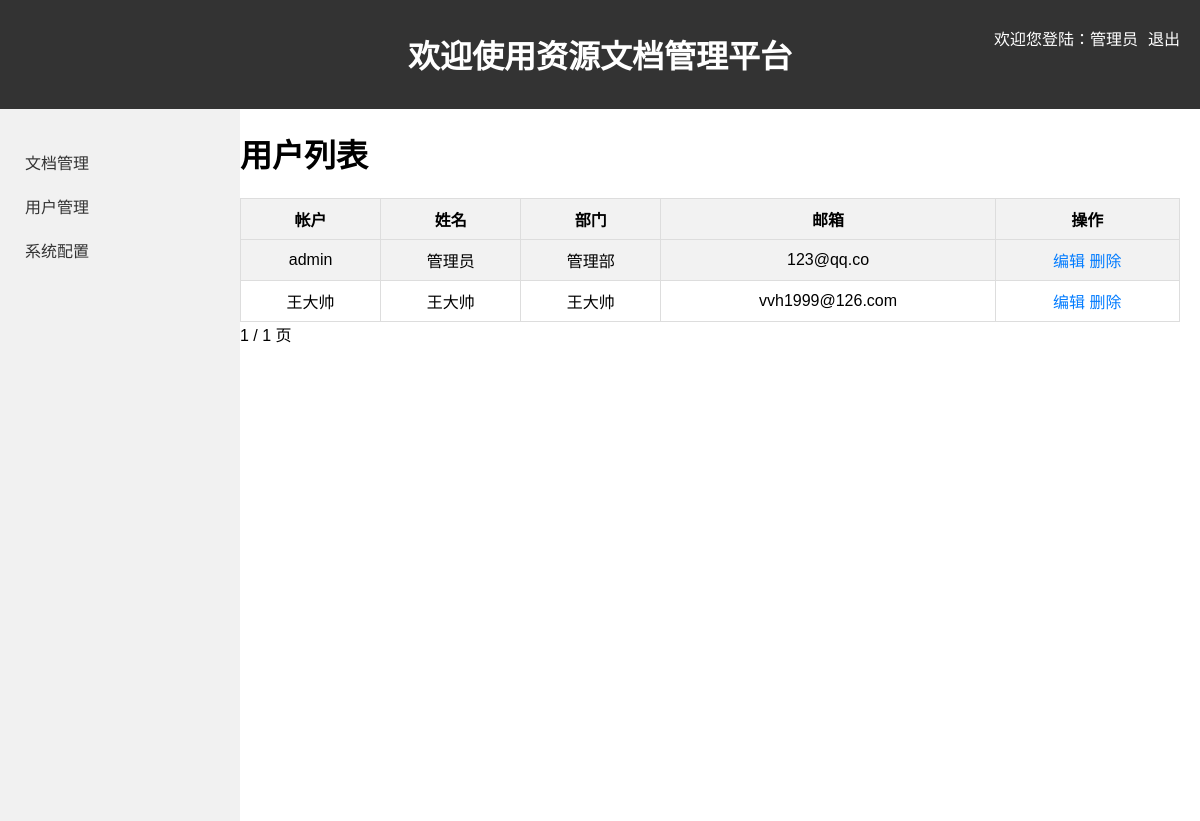
Page /user-list/ (signed in) on the committed database.
### user_management/models.py (models this page shows, shortened)
class CustomUser(AbstractUser):
    username = models.CharField(max_length=150, unique=True)  # Make username unique
    email = models.EmailField(unique=False)  # Make email non-unique
    department = models.ForeignKey(Department, on_delete=models.CASCADE, blank=True, null=True)
    full_name = models.CharField(max_length=255, blank=True, null=True)

class Department(models.Model):
    name = models.CharField(max_length=100, blank=True, null=True)
    def __str__(self):
        return self.name

### user_management/views.py (the view)
# urls.py: path('user-list/', views.user_list, name='user_list'),
def user_list(request):
    users = CustomUser.objects.order_by('id')  # 以id字段升序排序
    paginator = Paginator(users, 10)  # 每页显示 10 条记录
    page_number = request.GET.get('page')
    page_users = paginator.get_page(page_number)
    if request.method == 'POST':
        page_users = paginator.get_page(page_number)
    return render(request, 'user_management/user_list.html', {'page_users': page_users})

### templates/user_management/user_list.html (shortened to what this page needs)
<!DOCTYPE html>
<html>
<head>
</head>
<body>
    <header>
        <h1>欢迎使用资源文档管理平台</h1>
        <div class="user-info">
            <p>欢迎您登陆：{{ user.full_name }}</p>
            <a href="#" onclick="confirmLogout()">退出</a>
        </div>
    </header>
    <nav>
        <ul>
            <li><a href="#" onclick="toggleSubMenu(event)">文档管理</a>
            </li>
            <li><a href="#" onclick="toggleSubMenu(event)">用户管理</a>
            </li>
            <li><a href="#" onclick="toggleSubMenu(event)">系统配置</a>
            </li>
        </ul>
    </nav>
   <h1>用户列表</h1>
    <main style="margin-top: -40px;">
        <table>
            <tr>
                <th>帐户</th>
                <th>姓名</th>
                <th>部门</th>
                <th>邮箱</th>
                <th>操作</th>
            </tr>
              {% for user in page_users %}
            <tr>
                <td>{{ user.username }}</td>
                <td>{{ user.full_name }}</td>
                <td>{{ user.department }}</td>
                <td>{{ user.email }}</td>
                <td>
                    <a href="{% url 'edit_user' user.id %}">编辑</a>
                    <a href="{% url 'delete_user' user.id %}" onclick="return confirm('确认要删除该用户吗？')">删除</a>
                </td>
            </tr>
            {% endfor %}
        </table>
<div class="pagination">
    <span class="current-page">{{ page_users.number }} / {{ page_users.paginator.num_pages }} 页</span>
</div>
            </main>
</body>
</html>

### templates/user_management/user_list.html (style rules this page uses)
body { font-family: Arial, sans-serif; margin: 0; padding: 0; }
header { background-color: #333; color: #fff; padding: 10px; text-align: center; }
nav { float: left; width: 200px; background-color: #f1f1f1; height: 84vh; padding: 20px; }
nav ul { list-style: none; padding: 0; }
nav ul li { margin-bottom: 10px; }
nav ul li a { color: #333; text-decoration: none; display: block; padding: 5px; }
main { margin-left: 220px; padding: 20px; }
main a { color: #007BFF; text-decoration: none; }
table { width: 100%; border-collapse: collapse; margin-top: 20px; }
th, td { border: 1px solid #ddd; padding: 8px; text-align: center; }
th { background-color: #f2f2f2; }
tr:nth-child(even) { background-color: #f2f2f2; }
.user-info { position: absolute; top: 10px; right: 20px; display: flex; align-items: center; color: #fff; }
.user-info a { color: #fff; text-decoration: none; margin-left: 10px; }

### rows in the picture
CustomUser: full_name "管理员", username "admin", department "管理部", email "123@qq.co"
CustomUser: username "王大帅", full_name "王大帅", department "王大帅", email "vvh1999@126.com"

### other values in the picture
{{ page_users.number }} "1"
{{ page_users.paginator.num_pages }} "1"
